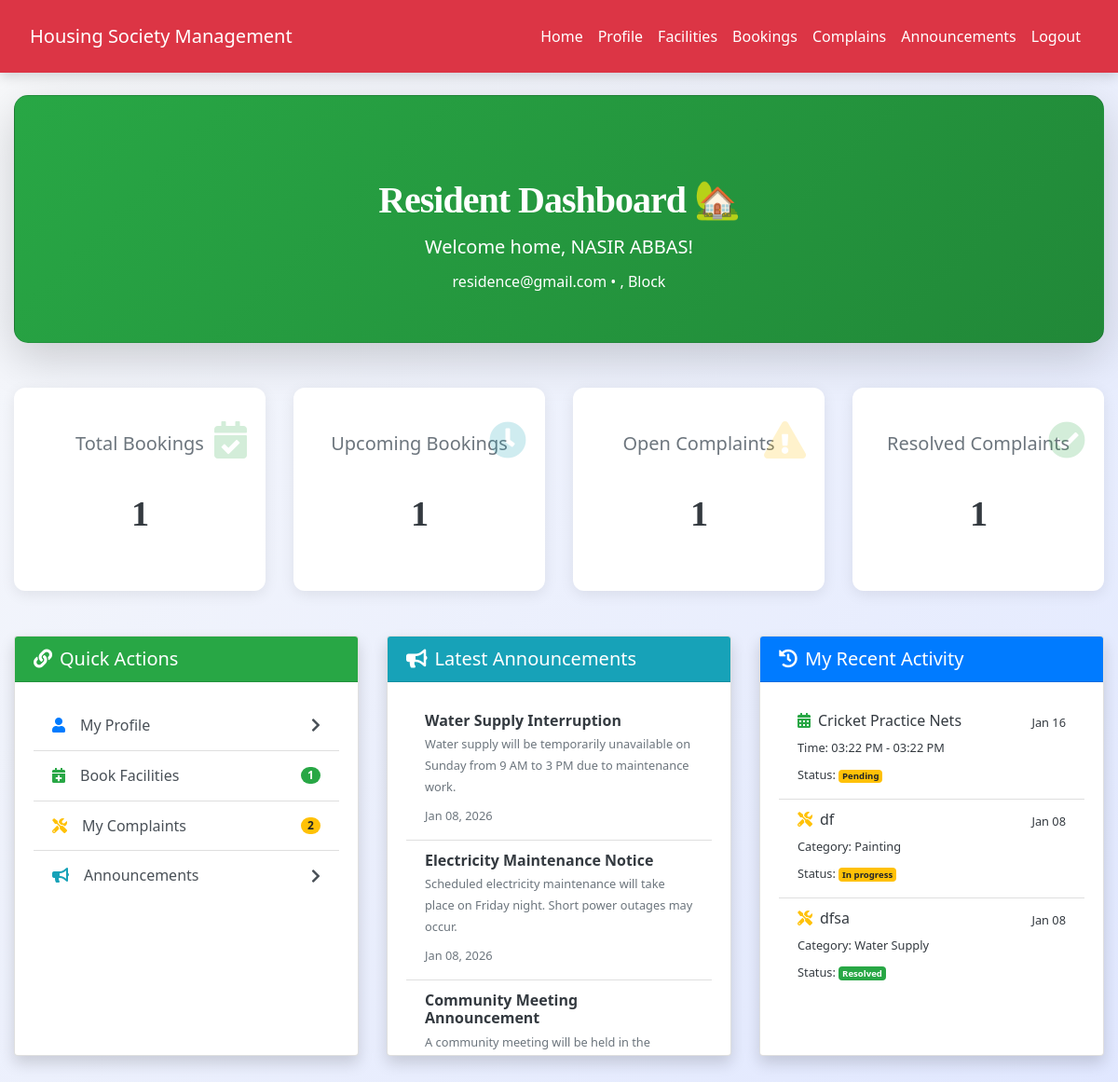
The page /resident/dashboard.php (signed in) on the database its author committed.
### tables this page shows
CREATE TABLE `announcements` (
  `id` int(11) NOT NULL,
  `title` varchar(200) NOT NULL,
  `content` text NOT NULL,
  `posted_date` timestamp NOT NULL DEFAULT current_timestamp()
);

CREATE TABLE `facility_bookings` (
  `id` int(11) NOT NULL,
  `facility_id` int(11) NOT NULL,
  `resident_id` int(11) NOT NULL,
  `booking_date` date NOT NULL,
  `start_time` time NOT NULL,
  `end_time` time NOT NULL,
  `status` enum('pending','approved','rejected','completed') DEFAULT 'pending',
  `reason` text DEFAULT NULL,
  `created_at` timestamp NOT NULL DEFAULT current_timestamp()
);

CREATE TABLE `facilities` (
  `id` int(11) NOT NULL,
  `name` varchar(100) NOT NULL,
  `description` text DEFAULT NULL,
  `capacity` int(11) DEFAULT NULL,
  `availability` enum('available','maintenance') DEFAULT 'available',
  `created_at` timestamp NOT NULL DEFAULT current_timestamp()
);

CREATE TABLE `complaints` (
  `id` int(11) NOT NULL,
  `resident_id` int(11) NOT NULL,
  `service_provider_id` int(11) DEFAULT NULL,
  `title` varchar(200) NOT NULL,
  `description` text NOT NULL,
  `category` varchar(100) DEFAULT NULL,
  `status` enum('open','assigned','in_progress','resolved','closed') DEFAULT 'open',
  `created_at` timestamp NOT NULL DEFAULT current_timestamp(),
  `resolved_at` timestamp NULL DEFAULT NULL
);

### resident/dashboard.php (the view, shortened to what this page needs)
<?php
include('../config.php');
$resident_id = $_SESSION["id"];
$full_name = $_SESSION["full_name"];
$email = $_SESSION["email"];
$house_no = $_SESSION["house_no"] ?? '';
$block = $_SESSION["block"] ?? '';
$total_bookings = mysqli_fetch_assoc(mysqli_query($conn, "
    SELECT COUNT(*) as count
    FROM facility_bookings
    WHERE resident_id = '$resident_id'
"))['count'];
$upcoming_bookings = mysqli_fetch_assoc(mysqli_query($conn, "
    SELECT COUNT(*) as count
    FROM facility_bookings
    WHERE resident_id = '$resident_id' AND booking_date >= CURDATE() AND status IN ('pending', 'approved')
"))['count'];
$total_complaints = mysqli_fetch_assoc(mysqli_query($conn, "
    SELECT COUNT(*) as count
    FROM complaints
    WHERE resident_id = '$resident_id'
"))['count'];
$open_complaints = mysqli_fetch_assoc(mysqli_query($conn, "
    SELECT COUNT(*) as count
    FROM complaints
    WHERE resident_id = '$resident_id' AND status NOT IN ('resolved', 'closed')
"))['count'];
$resolved_complaints = mysqli_fetch_assoc(mysqli_query($conn, "
    SELECT COUNT(*) as count
    FROM complaints
    WHERE resident_id = '$resident_id' AND status IN ('resolved', 'closed')
"))['count'];
$recent_announcements = mysqli_query($conn, "
    SELECT title, content, posted_date
    FROM announcements
    ORDER BY posted_date DESC
    LIMIT 5
");
$recent_bookings = mysqli_query($conn, "
    SELECT fb.booking_date, fb.start_time, fb.end_time, fb.status, f.name as facility_name
    FROM facility_bookings fb
    JOIN facilities f ON fb.facility_id = f.id
    WHERE fb.resident_id = '$resident_id'
    ORDER BY fb.created_at DESC
    LIMIT 5
");
$recent_complaints = mysqli_query($conn, "
    SELECT title, category, status, created_at
    FROM complaints
    WHERE resident_id = '$resident_id'
    ORDER BY created_at DESC
    LIMIT 5
");
?>
<!DOCTYPE html>
<html lang="en">
<head>
    <link rel="stylesheet" href="https://maxcdn.bootstrapcdn.com/bootstrap/4.5.2/css/bootstrap.min.css">
    <link rel="stylesheet" href="https://cdnjs.cloudflare.com/ajax/libs/font-awesome/5.15.4/css/all.min.css">
    <link rel="stylesheet" href="../css/style.css">
</head>
<body>
<?php include('navbar.php'); ?>
<div class="container-fluid mt-4 pb-5">
    <div class="card welcome-card mb-5 shadow-lg">
        <div class="card-body text-center py-5">
            <h1 class="display-5 mb-2 font-weight-bold text-white">Resident Dashboard 🏡</h1>
            <p class="lead mb-0">
                Welcome home, <strong><?= htmlspecialchars($full_name); ?></strong>!<br>
                <small><?= htmlspecialchars($email); ?> • <?= htmlspecialchars($house_no . ', Block ' . $block); ?></small>
            </p>
        </div>
    </div>
    <div class="row mb-4">
        <div class="col-md-6 col-lg-3 mb-4">
            <div class="card stat-card position-relative overflow-hidden bg-white">
                <div class="stat-icon text-success"><i class="fas fa-calendar-check"></i></div>
                <div class="card-body text-center pt-5">
                    <h5 class="text-muted">Total Bookings</h5>
                    <h3 class="stat-value"><?= $total_bookings; ?></h3>
                </div>
            </div>
        </div>
        <div class="col-md-6 col-lg-3 mb-4">
            <div class="card stat-card position-relative overflow-hidden bg-white">
                <div class="stat-icon text-info"><i class="fas fa-clock"></i></div>
                <div class="card-body text-center pt-5">
                    <h5 class="text-muted">Upcoming Bookings</h5>
                    <h3 class="stat-value"><?= $upcoming_bookings; ?></h3>
                </div>
            </div>
        </div>
        <div class="col-md-6 col-lg-3 mb-4">
            <div class="card stat-card position-relative overflow-hidden bg-white">
                <div class="stat-icon text-warning"><i class="fas fa-exclamation-triangle"></i></div>
                <div class="card-body text-center pt-5">
                    <h5 class="text-muted">Open Complaints</h5>
                    <h3 class="stat-value"><?= $open_complaints; ?></h3>
                </div>
            </div>
        </div>
        <div class="col-md-6 col-lg-3 mb-4">
            <div class="card stat-card position-relative overflow-hidden bg-white">
                <div class="stat-icon text-success"><i class="fas fa-check-circle"></i></div>
                <div class="card-body text-center pt-5">
                    <h5 class="text-muted">Resolved Complaints</h5>
                    <h3 class="stat-value"><?= $resolved_complaints; ?></h3>
                </div>
            </div>
        </div>
    </div>
    <div class="row">
        <div class="col-lg-4 mb-4">
            <div class="card shadow h-100">
                <div class="card-header bg-success text-white">
                    <h5 class="mb-0"><i class="fas fa-link mr-2"></i>Quick Actions</h5>
                </div>
                <div class="card-body">
                    <div class="list-group list-group-flush">
                        <a href="profile.php" class="list-group-item list-group-item-action d-flex justify-content-between align-items-center">
                            <span><i class="fas fa-user mr-3 text-primary"></i>My Profile</span>
                            <i class="fas fa-chevron-right"></i>
                        </a>
                        <a href="view_bookings.php" class="list-group-item list-group-item-action d-flex justify-content-between align-items-center">
                            <span><i class="fas fa-calendar-plus mr-3 text-success"></i>Book Facilities</span>
                            <span class="badge badge-success badge-pill"><?= $total_bookings ?></span>
                        </a>
                        <a href="complains.php" class="list-group-item list-group-item-action d-flex justify-content-between align-items-center">
                            <span><i class="fas fa-tools mr-3 text-warning"></i>My Complaints</span>
                            <span class="badge badge-warning badge-pill"><?= $total_complaints ?></span>
                        </a>
                        <a href="announcements.php" class="list-group-item list-group-item-action d-flex justify-content-between align-items-center">
                            <span><i class="fas fa-bullhorn mr-3 text-info"></i>Announcements</span>
                            <i class="fas fa-chevron-right"></i>
                        </a>
                    </div>
                </div>
            </div>
        </div>
        <div class="col-lg-4 mb-4">
            <div class="card shadow h-100">
                <div class="card-header bg-info text-white">
                    <h5 class="mb-0"><i class="fas fa-bullhorn mr-2"></i>Latest Announcements</h5>
                </div>
                <div class="card-body activity-list">
                    <?php if ($recent_announcements->num_rows > 0): ?>
                        <div class="list-group list-group-flush">
                            <?php while ($ann = $recent_announcements->fetch_assoc()): ?>
                                <div class="list-group-item">
                                    <h6 class="mb-1 font-weight-bold"><?= htmlspecialchars($ann['title']); ?></h6>
                                    <p class="mb-1 small text-muted"><?= htmlspecialchars(substr($ann['content'], 0, 100)) . (strlen($ann['content']) > 100 ? '...' : ''); ?></p>
                                    <small class="text-muted"><?= date('M d, Y', strtotime($ann['posted_date'])); ?></small>
                                </div>
                            <?php endwhile; ?>
                        </div>
                    <?php endif; ?>
                </div>
            </div>
        </div>
        <div class="col-lg-4 mb-4">
            <div class="card shadow h-100">
                <div class="card-header bg-primary text-white">
                    <h5 class="mb-0"><i class="fas fa-history mr-2"></i>My Recent Activity</h5>
                </div>
                <div class="card-body activity-list">
                    <div class="list-group list-group-flush">
                        <?php
                        $all_activity = [];
                        mysqli_data_seek($recent_bookings, 0);
                        while ($book = $recent_bookings->fetch_assoc()) {
                            $all_activity[] = ['type' => 'booking', 'data' => $book, 'date' => $book['booking_date']];
                        }
                        mysqli_data_seek($recent_complaints, 0);
                        while ($comp = $recent_complaints->fetch_assoc()) {
                            $all_activity[] = ['type' => 'complaint', 'data' => $comp, 'date' => $comp['created_at']];
                        }
                        usort($all_activity, function($a, $b) {
                            return strtotime($b['date']) - strtotime($a['date']);
                        });
                        $all_activity = array_slice($all_activity, 0, 5);
                        ?>
                        <?php if (!empty($all_activity)): ?>
                            <?php foreach ($all_activity as $act): ?>
                                <?php if ($act['type'] === 'booking'): ?>
                                    <?php $b = $act['data']; ?>
                                    <div class="list-group-item">
                                        <div class="d-flex w-100 justify-content-between">
                                            <h6 class="mb-1"><i class="fas fa-calendar-alt text-success mr-2"></i><?= htmlspecialchars($b['facility_name']); ?></h6>
                                            <small><?= date('M d', strtotime($b['booking_date'])); ?></small>
                                        </div>
                                        <small>Time: <?= date('h:i A', strtotime($b['start_time'])); ?> - <?= date('h:i A', strtotime($b['end_time'])); ?><br>
                                        Status: <span class="badge badge-<?= $b['status'] === 'approved' ? 'success' : ($b['status'] === 'pending' ? 'warning' : 'secondary'); ?>">
                                            <?= ucfirst($b['status']); ?>
                                        </span></small>
                                    </div>
                                <?php else: ?>
                                    <?php $c = $act['data']; ?>
                                    <div class="list-group-item">
                                        <div class="d-flex w-100 justify-content-between">
                                            <h6 class="mb-1"><i class="fas fa-tools text-warning mr-2"></i><?= htmlspecialchars($c['title']); ?></h6>
                                            <small><?= date('M d', strtotime($c['created_at'])); ?></small>
                                        </div>
                                        <small>Category: <?= htmlspecialchars($c['category'] ?? 'General'); ?><br>
                                        Status: <span class="badge badge-<?= in_array($c['status'], ['resolved','closed']) ? 'success' : 'warning'; ?>">
                                            <?= ucfirst(str_replace('_', ' ', $c['status'])); ?>
                                        </span></small>
                                    </div>
                                <?php endif; ?>
                            <?php endforeach; ?>
                        <?php endif; ?>
                    </div>
                </div>
            </div>
        </div>
    </div>
</div>
</body>
</html>

### css/style.css (style rules this page uses)
:root { --primary: #007bff; --secondary: #6c757d; --success: #28a745; --info: #17a2b8; --warning: #ffc107; --danger: #dc3545; --light: #f8f9fa; --dark: #2d3436; --accent: #ff6f61; --highlight: #6f42c1; --shadow: rgba(0, 0, 0, 0.15); --transition: all 0.3s ease-in-out; }
body { font-family: 'Inter', 'Segoe UI', Tahoma, Geneva, Verdana, sans-serif; background: linear-gradient(135deg, var(--light) 0%, #e0e7ff 100%); color: var(--dark); line-height: 1.8; margin: 0; padding: 0; min-height: 100vh; font-size: 16px; }
h1, h2, h3, h4 { text-align: center; margin: 2.5rem 0; font-family: 'Georgia', 'Times New Roman', serif; color: var(--dark); font-weight: 700; letter-spacing: -0.025em; }
h1 { font-size: 2.5rem; }
h3 { font-size: 1.75rem; }
a { color: var(--primary); text-decoration: none; font-weight: 500; transition: var(--transition); }

### resident/dashboard.php (style rules this page uses)
:root { --primary: #007bff; --success: #28a745; --warning: #ffc107; --danger: #dc3545; --info: #17a2b8; --dark: #343a40; --light: #f8f9fa; }
body { background-color: var(--light); font-family: 'Segoe UI', sans-serif; }
.welcome-card { background: linear-gradient(135deg, #28a745, #218838); color: white; border-radius: 15px; box-shadow: 0 10px 30px rgba(40, 167, 69, 0.3); }
.stat-card { border-radius: 12px; box-shadow: 0 4px 15px rgba(0, 0, 0, 0.08); transition: all 0.3s ease; border: none; }
.stat-icon { font-size: 2.5rem; opacity: 0.2; position: absolute; right: 20px; top: 20px; }
.stat-value { font-size: 2.4rem; font-weight: 700; color: var(--dark); }
.activity-list { max-height: 400px; overflow-y: auto; }

### rows shown on the page
announcements: title "Water Supply Interruption", content "Water supply will be temporarily unavailable on Sunday from 9 AM to 3 PM due to maintenance work.", posted_date "Jan 08, 2026"
announcements: title "Electricity Maintenance Notice", content "Scheduled electricity maintenance will take place on Friday night. Short power outages may occur.", posted_date "Jan 08, 2026"
announcements: title "Community Meeting Announcement", content "A community meeting will be held in the…"
facility_bookings: facility.name "Cricket Practice Nets", booking_date "Jan 16", start_time "03:22 PM", end_time "03:22 PM", status "Pending"
complaints: title "df", created_at "Jan 08", category "Painting", status "In progress"
complaints: title "dfsa", created_at "Jan 08", category "Water Supply", status "Resolved"

### other values the page prints
$full_name "NASIR ABBAS"
$email "residence@gmail.com"
$house_no . ', Block ' . $block ", Block"
$total_bookings "1"
$upcoming_bookings "1"
$open_complaints "1"
$resolved_complaints "1"
$total_complaints "2"
